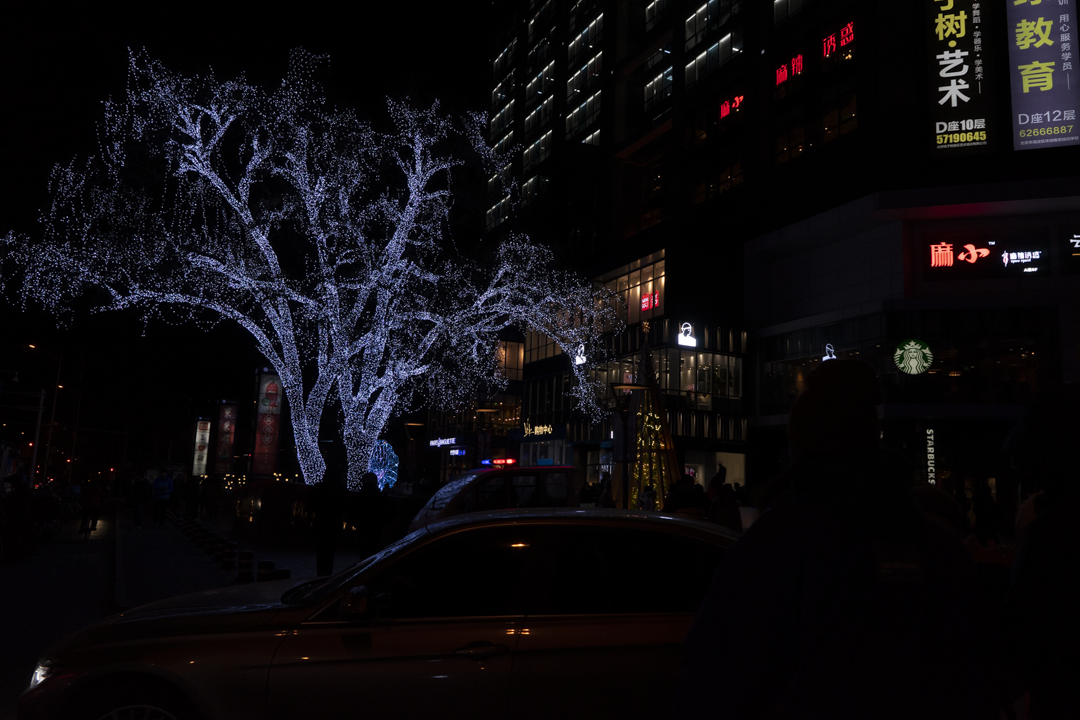
#> input picture fotos_carga/1.png, 1080 x 720 px; its folder holds only this picture in this run
$ python transformacion.py
#> lines starting #> are read from the running program, lines starting #| are printed output that depends on the picture
import cv2
import numpy as np
import matplotlib.pyplot as plt
import os
import glob

def load_images():
    images = []
    # Load 1.png to 4.png from 'fotos_carga'
    for i in range(1, 5):
        path = f"fotos_carga/{i}.png"
        if os.path.exists(path):
            img = cv2.imread(path)
#> img is the input picture: shape (720, 1080, 3); mean B, G, R 14, 11, 13.3
            if img is not None:
                images.append((str(i), img))
            else:
                print(f"Warning: Could not read {path}")
        else:
            print(f"Warning: File {path} not found")
    return images

def adjust_gamma(image, gamma=1.0):
    # We want gamma < 1.0 to brighten the image.
    # Standard formula: O = I^(gamma)
    # If gamma=0.5 -> O = I^0.5 (Sqrt) -> Brightens
    table = np.array([((i / 255.0) ** gamma) * 255
                      for i in np.arange(0, 256)]).astype("uint8")
    return cv2.LUT(image, table)

def log_transform(image):
    # Convert to float to avoid overflow/underflow
    img_float = np.float32(image)
    # c = 255 / log(1 + max_pixel_value)
    # For a full range image max is 255. But our images are dark.
    # We can assume we want to stretch to full 255.
    c = 255 / np.log(1 + np.max(img_float))
    log_image = c * (np.log(img_float + 1))

    # Normalize to 0-255 explicitly to ensuring full brightness usage
    log_image = cv2.normalize(log_image, None, 0, 255, cv2.NORM_MINMAX)

    return np.uint8(log_image)

def histogram_equalization(image):
    # Convert to YUV to equalized only Y channel
    img_yuv = cv2.cvtColor(image, cv2.COLOR_BGR2YUV)
    img_yuv[:,:,0] = cv2.equalizeHist(img_yuv[:,:,0])
    return cv2.cvtColor(img_yuv, cv2.COLOR_YUV2BGR)

def clahe_equalization(image, clip_limit=2.0):
    img_yuv = cv2.cvtColor(image, cv2.COLOR_BGR2YUV)
    clahe = cv2.createCLAHE(clipLimit=clip_limit, tileGridSize=(8,8))
    img_yuv[:,:,0] = clahe.apply(img_yuv[:,:,0])
    return cv2.cvtColor(img_yuv, cv2.COLOR_YUV2BGR)

def unsharp_mask(image, sigma=1.0, strength=1.5):
    gaussian = cv2.GaussianBlur(image, (0, 0), sigma)
    unsharp_image = cv2.addWeighted(image, 1.0 + strength, gaussian, -strength, 0)
    return unsharp_image

def plot_comparison(name, original, processed, title, filename):
    # Convert BGR to RGB for matplotlib
    orig_rgb = cv2.cvtColor(original, cv2.COLOR_BGR2RGB)
    proc_rgb = cv2.cvtColor(processed, cv2.COLOR_BGR2RGB)

    fig, axes = plt.subplots(2, 2, figsize=(12, 10))
    fig.suptitle(f"Image {name}: {title}", fontsize=16)

    # Images
    axes[0, 0].imshow(orig_rgb)
    axes[0, 0].set_title("Original")
    axes[0, 0].axis('off')

    axes[0, 1].imshow(proc_rgb)
    axes[0, 1].set_title(f"Processed ({title})")
    axes[0, 1].axis('off')

    # Histograms
    colors = ('b', 'g', 'r')
    for i, col in enumerate(colors):
        hist_orig = cv2.calcHist([original], [i], None, [256], [0, 256])
        axes[1, 0].plot(hist_orig, color=col)

        hist_proc = cv2.calcHist([processed], [i], None, [256], [0, 256])
        axes[1, 1].plot(hist_proc, color=col)

    axes[1, 0].set_title("Original Histogram")
    axes[1, 0].set_xlim([0, 256])

    axes[1, 1].set_title("Processed Histogram")
    axes[1, 1].set_xlim([0, 256])

    plt.tight_layout()
    plt.savefig(filename)
    plt.close()

def save_clean_comparison(name, original, processed, filename):
    # Create a simple side-by-side concatenation
    # Ensure processed size matches original (should be same, but safety first)
    h, w, c = original.shape
    processed_resized = cv2.resize(processed, (w, h))

    # Add a small white separator for aesthetics
    separator = np.ones((h, 20, 3), dtype=np.uint8) * 255

    combined = np.hstack((original, separator, processed_resized))
    cv2.imwrite(filename, combined)

def main():
    output_dir = "fotos_result"
    os.makedirs(output_dir, exist_ok=True)

    images = load_images()

    if not images:
        print("No images found to process.")
        return

    print(f"Found {len(images)} images. Processing...")

    for name, img in images:
        print(f"Processing Image {name}...")

        # Default Params (Works well for Image 2)
        params = {
            'gamma': 0.5,
            'clahe_clip': 3.0,
            'unsharp_sigma': 2.0,
            'unsharp_strength': 1.5,
            'use_log': False
        }

        # Stronger Params for 1, 3, 4 (Very dark/low contrast)
        # We switch to LOG Transform for 1 and 3 as requested for major brightness
        if name in ['1', '3']:
            params['use_log'] = True
            params['clahe_clip'] = 8.0 # Extreme local contrast
            params['unsharp_strength'] = 3.0
        elif name == '4':
             params['gamma'] = 0.3
             params['clahe_clip'] = 5.0
             params['unsharp_strength'] = 2.0

        # We will select the BEST result for the report comparison
        # 1. Intensity Adjustment (Gamma OR Log) - This is usually the main enhancement for darkness
        if params['use_log']:
            # Log Transform is better for expanding very low dark values
            best_img = log_transform(img)
            method_name = "Log Transform"
        else:
            gamma_val = params['gamma']
            best_img = adjust_gamma(img, gamma=gamma_val)
            method_name = f"Gamma Correction"

        # Save Intensity Comparison
        save_clean_comparison(name, img, best_img, f"{output_dir}/{name}_comparison_final.png")

        # Generate the standard plots as well (keeping existing logic)
        cv2.imwrite(f"{output_dir}/{name}_intensity.png", best_img)
        plot_comparison(name, img, best_img, method_name,
                       f"{output_dir}/{name}_fig_intensity.png")

        # 2. Global Histogram Equalization
        he_img = histogram_equalization(img)
        cv2.imwrite(f"{output_dir}/{name}_he.png", he_img)
        plot_comparison(name, img, he_img, "Global Histogram Equalization",
                       f"{output_dir}/{name}_fig_he.png")

        # 3. CLAHE (Adaptive Histogram Equalization)
        clip = params['clahe_clip']
        clahe_img = clahe_equalization(img, clip_limit=clip)
        cv2.imwrite(f"{output_dir}/{name}_clahe.png", clahe_img)
        plot_comparison(name, img, clahe_img, f"CLAHE (Clip={clip})",
                       f"{output_dir}/{name}_fig_clahe.png")

        # Let's use CLAHE for 2 as "Final".
        if name == '2':
             save_clean_comparison(name, img, clahe_img, f"{output_dir}/{name}_comparison_final.png")

        # 4. Arithmetic Operator: Unsharp Masking (Sharpening)
        sigma = params['unsharp_sigma']
        strength = params['unsharp_strength']
        sharp_img = unsharp_mask(img, sigma=sigma, strength=strength)
        cv2.imwrite(f"{output_dir}/{name}_sharpen.png", sharp_img)
        plot_comparison(name, img, sharp_img, f"Unsharp Masking (Str={strength})",
                       f"{output_dir}/{name}_fig_sharpen.png")
#> this loop made 1 pass
#> pass 1, in log_transform, `log_image = c * (np.log(img_float + 1))`:
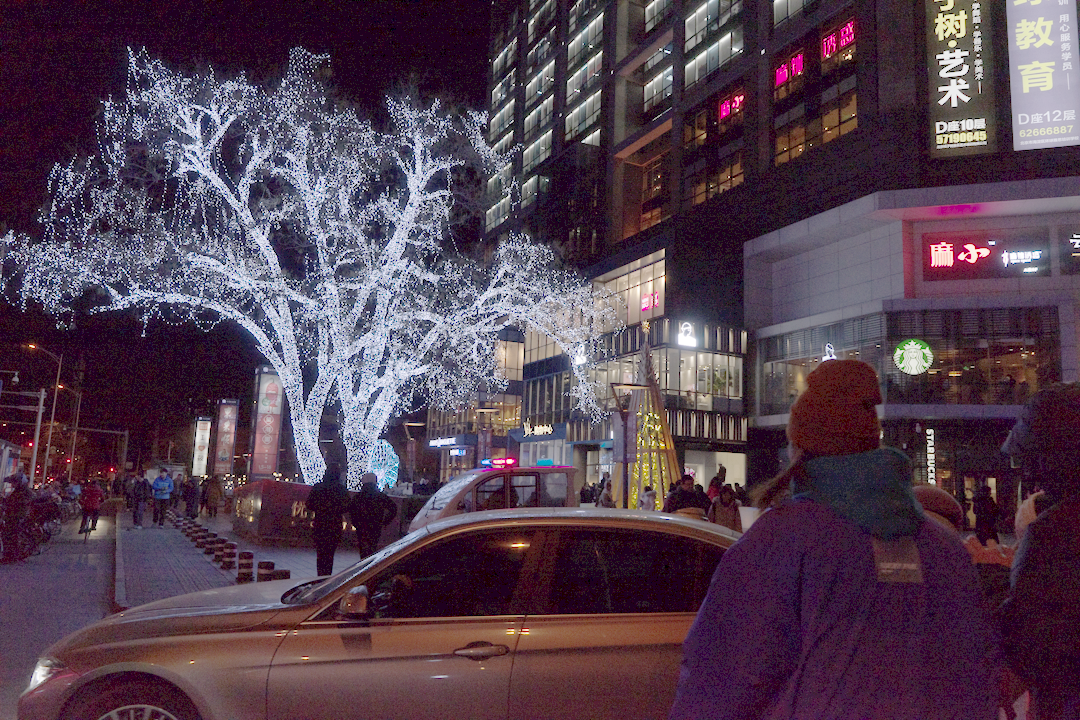
#> log_image: shape (720, 1080, 3) float32; mean B, G, R 80.6, 64.2, 84.8
#> pass 1, in save_clean_comparison, `combined = np.hstack((original, separator, processed_resized))`:
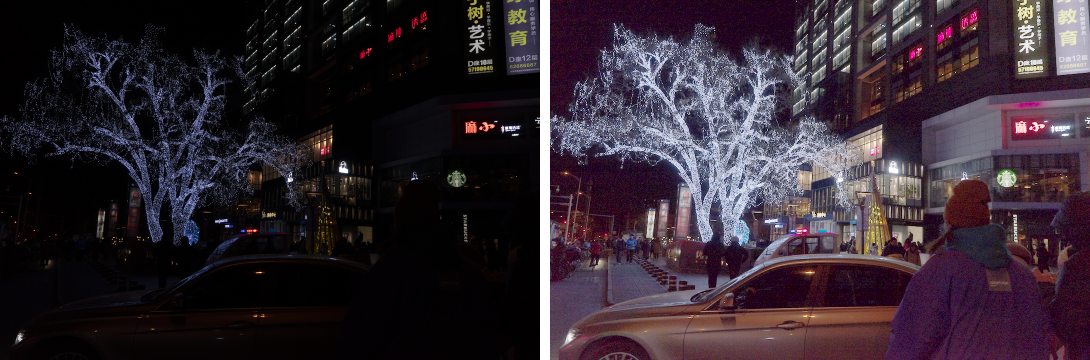
#> combined: shape (720, 2180, 3) (shown at 1/2 size); mean B, G, R 48.8, 39.3, 50.5
#> pass 1, in plot_comparison, `plt.savefig(filename)`:
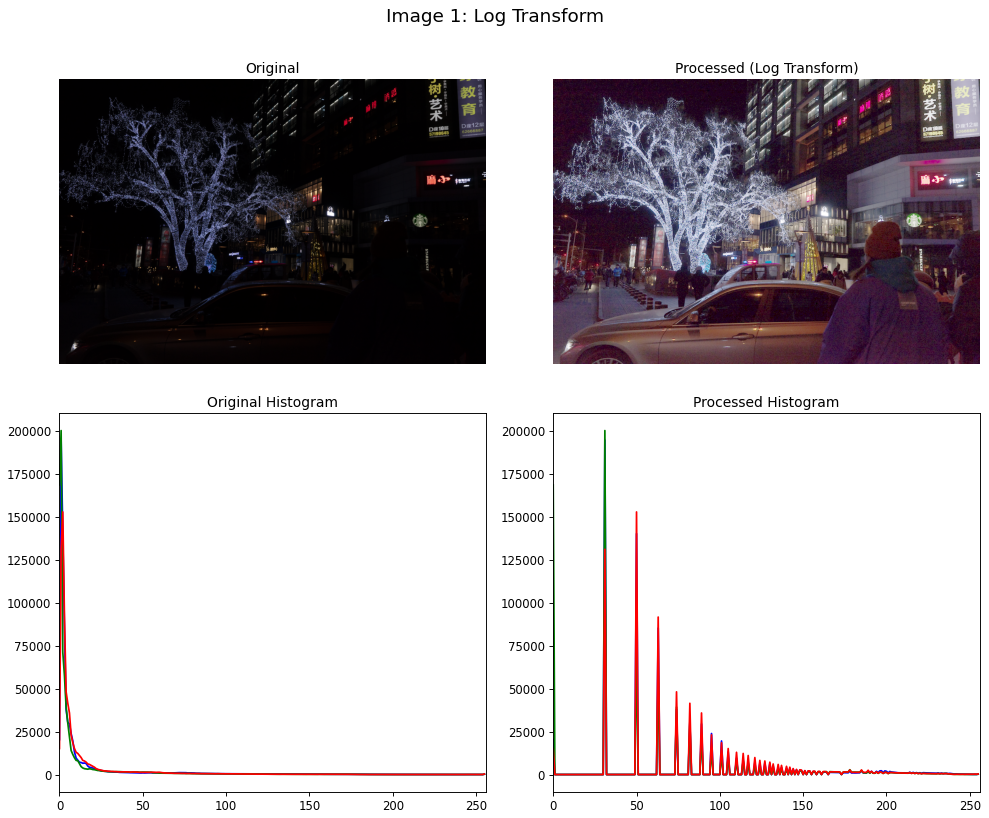
#> figure drawn by matplotlib, 4 panels; panel 3: curve peaks at x = 1, y = 194488; panel 3: curve peaks at x = 1, y = 199996; panel 3: curve peaks at x = 2, y = 152677; panel 4: curve peaks at x = 31, y = 194488
#> pass 1, in plot_comparison (call 2), `plt.savefig(filename)`:
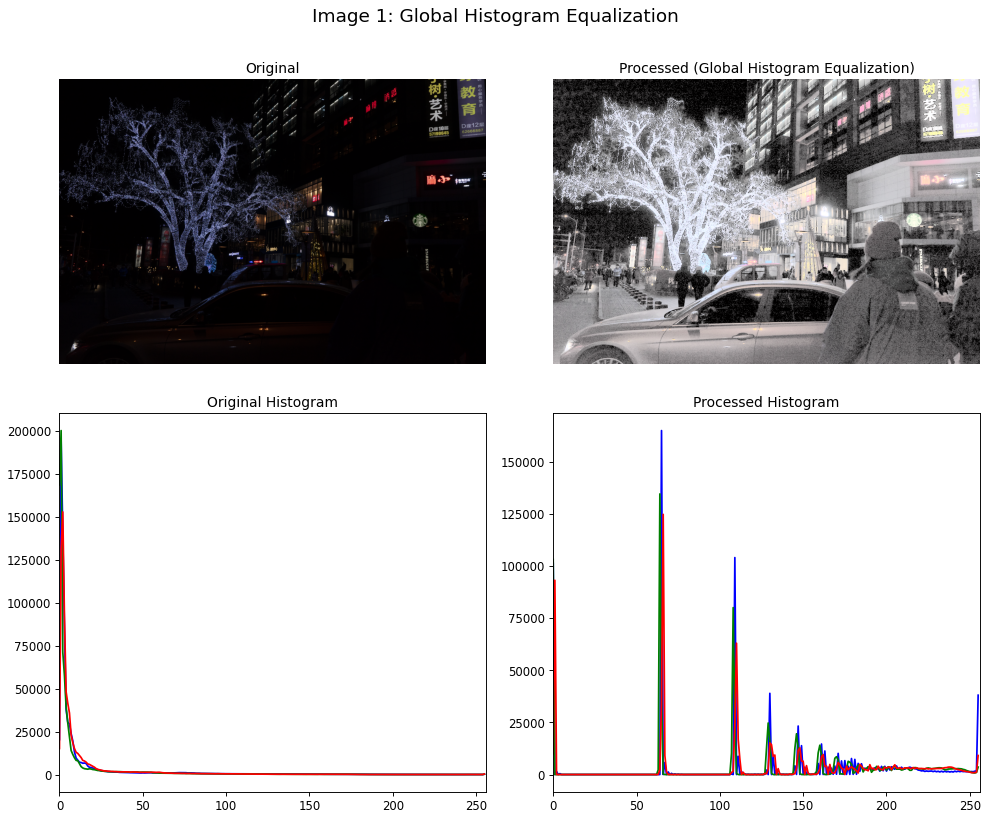
#> figure drawn by matplotlib, 4 panels; panel 3: curve peaks at x = 1, y = 194488; panel 3: curve peaks at x = 1, y = 199996; panel 3: curve peaks at x = 2, y = 152677; panel 4: curve peaks at x = 65, y = 164930
#> pass 1, in plot_comparison (call 3), `plt.savefig(filename)`:
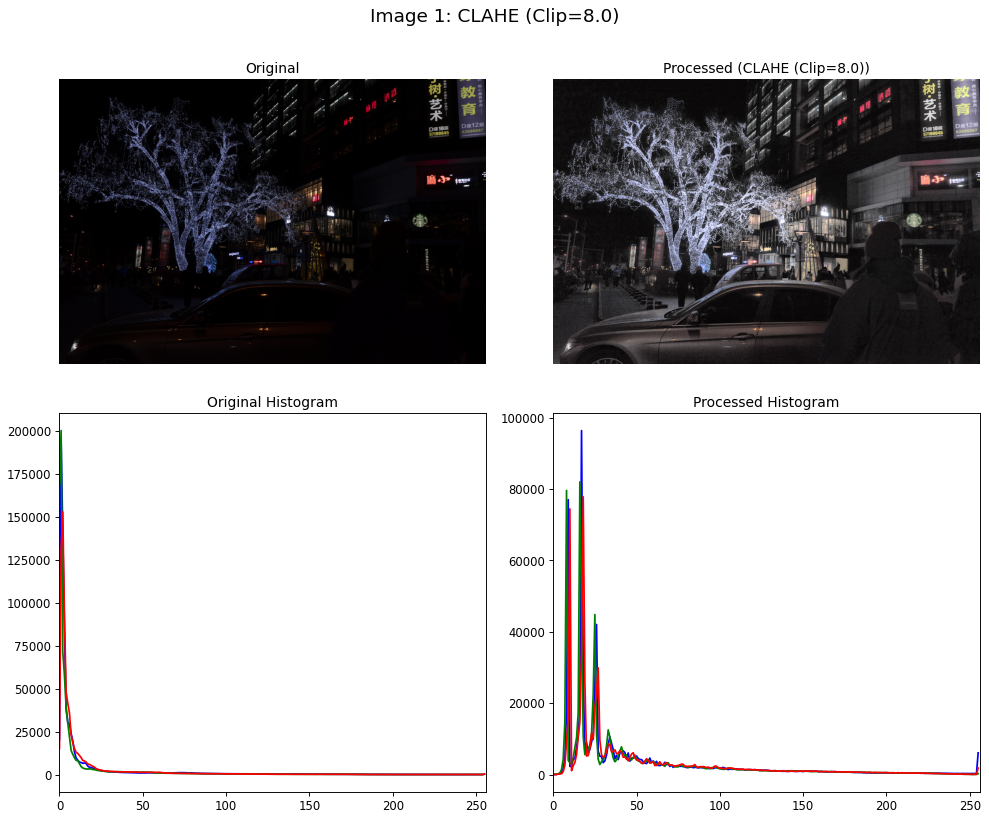
#> figure drawn by matplotlib, 4 panels; panel 3: curve peaks at x = 1, y = 194488; panel 3: curve peaks at x = 1, y = 199996; panel 3: curve peaks at x = 2, y = 152677; panel 4: curve peaks at x = 17, y = 96343
#> pass 1, in plot_comparison (call 4), `plt.savefig(filename)`:
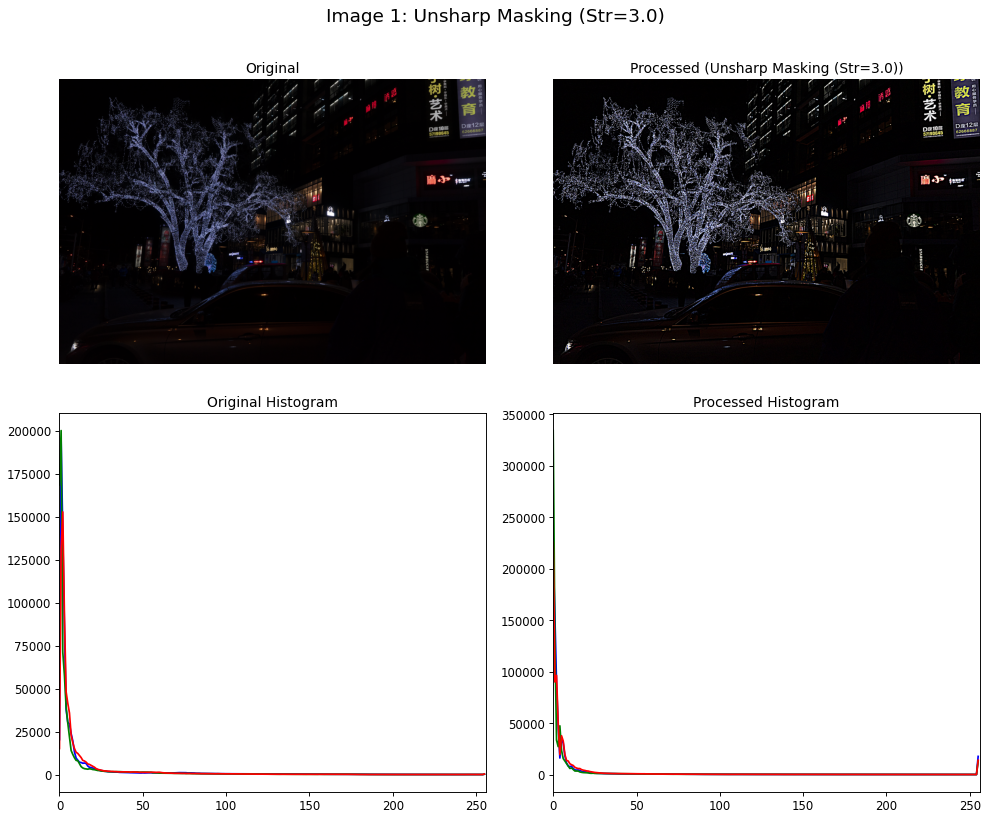
#> figure drawn by matplotlib, 4 panels; panel 3: curve peaks at x = 1, y = 194488; panel 3: curve peaks at x = 1, y = 199996; panel 3: curve peaks at x = 2, y = 152677; panel 4: curve peaks at x = 0, y = 216541

    print(f"Processing complete. Results saved in '{output_dir}'.")

if __name__ == "__main__":
    main()
